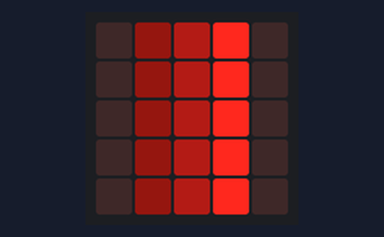
This program was run on a simulated BBC micro:bit (MakeCode). Shown: the board's 5×5 LED display.

Above: at 0.06 s.
At 0.66 s:
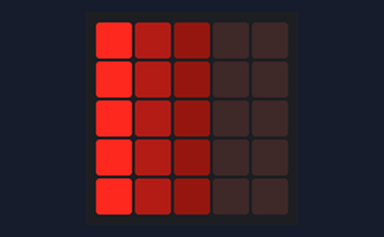
At 1.26 s:
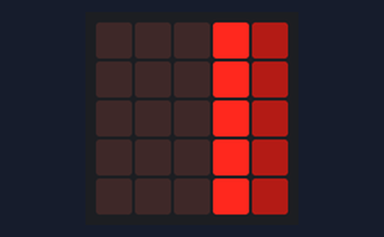

Measured:
- by itself, everything shown: repeats every 0.96 s, in 8 steps

The program:

main.ts
```typescript
let Y = 0
let X = 2
let X2 = 1
let X3 = 0
let DX1 = 1
let DX2 = 1
let DX3 = 1
basic.forever(function () {
    basic.clearScreen()
    Y = 0
    if (X >= 4) {
        DX1 = -1
    } else if (X <= 0) {
        DX1 = 1
    }
    if (X2 >= 4) {
        DX2 = -1
    } else if (X2 <= 0) {
        DX2 = 1
    }
    if (X3 >= 4) {
        DX3 = -1
    } else if (X3 <= 0) {
        DX3 = 1
    }
    X += DX1
    X2 += DX2
    X3 += DX3
    for (let index = 0; index < 5; index++) {
        led.plotBrightness(X3, Y, 20)
        led.plotBrightness(X2, Y, 60)
        led.plot(X, Y)
        Y += 1
    }
    basic.pause(100)
})
```

test.ts
```typescript
// 在這裡測試；當此封包作為擴充功能時，將不會編譯此內容。
```
